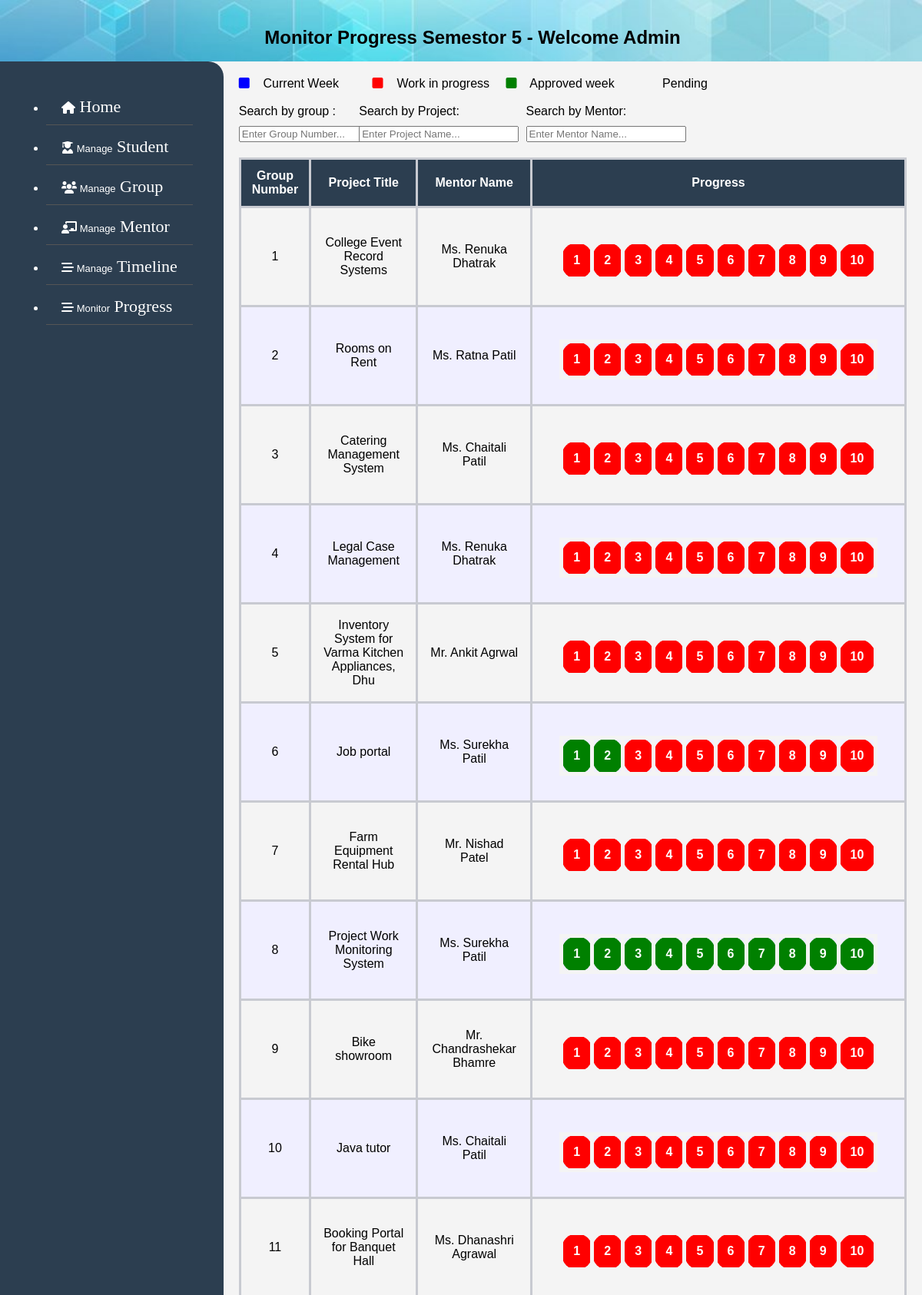
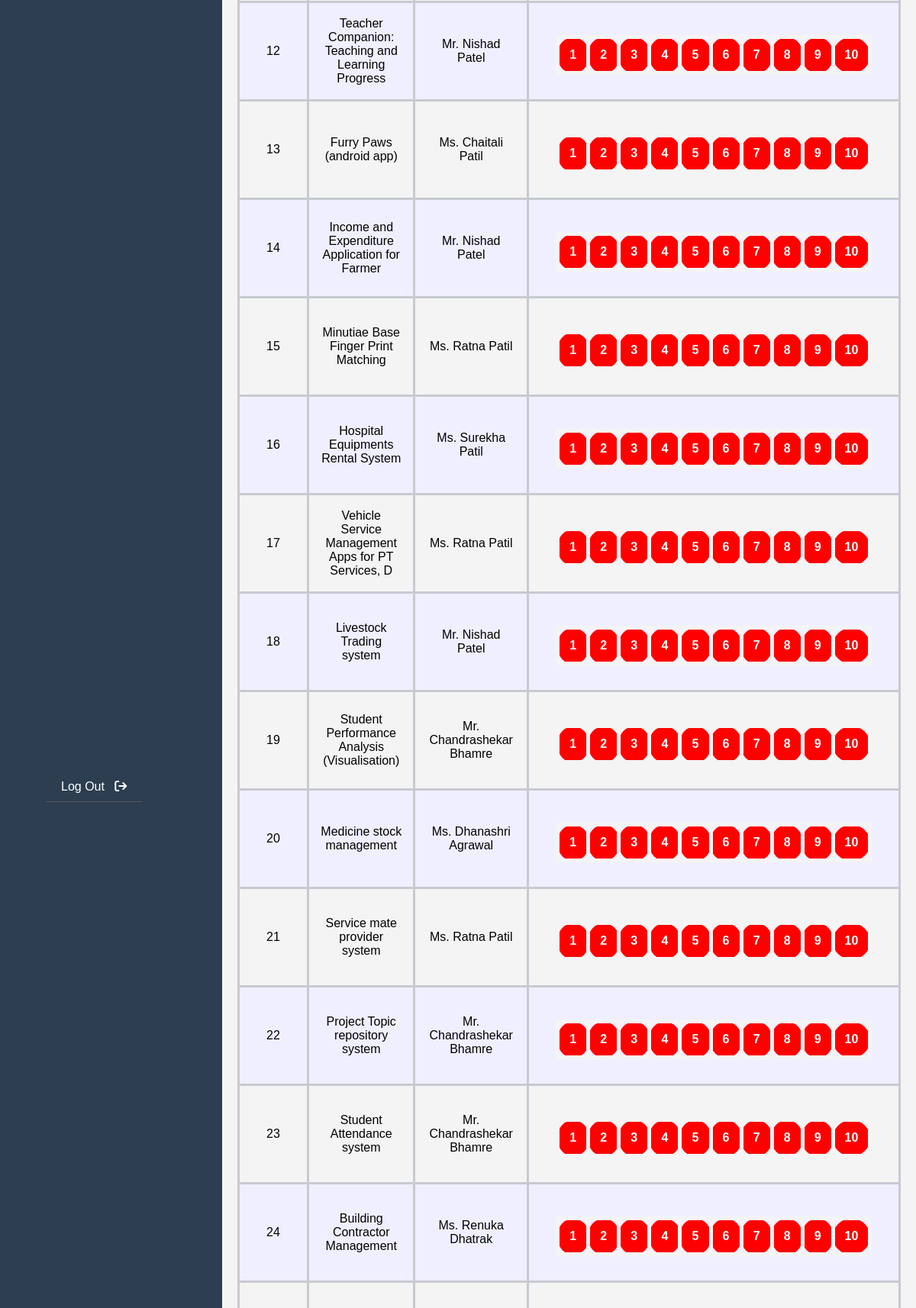
Screenshot of /Admin/monitorprogress5.php?year=2023 (upper part) with the database file from the repository (2 pictures, top to bottom).
### tables this page shows
CREATE TABLE `grouptable` (
  `id` int(11) NOT NULL,
  `groupno` int(4) NOT NULL,
  `mentorid` int(4) NOT NULL,
  `projecttitle` varchar(50) NOT NULL,
  `projectdetail` varchar(255) NOT NULL,
  `sponsershipname` varchar(50) NOT NULL,
  `sponsershipdetail` varchar(255) NOT NULL,
  `year` varchar(4) NOT NULL
);

CREATE TABLE `mentor` (
  `id` int(4) NOT NULL,
  `firstname` varchar(25) NOT NULL,
  `lastname` varchar(25) NOT NULL,
  `mobileno` varchar(10) NOT NULL,
  `email` varchar(50) NOT NULL,
  `gender` varchar(6) NOT NULL,
  `password` varchar(12) NOT NULL,
  `status` varchar(6) NOT NULL
);

CREATE TABLE `timeline` (
  `id` int(11) NOT NULL,
  `weeknumber` int(4) NOT NULL,
  `startdate` date NOT NULL,
  `enddate` date NOT NULL,
  `activityplan` varchar(255) NOT NULL,
  `semester` varchar(1) NOT NULL,
  `year` varchar(4) NOT NULL
);

### Admin/monitorprogress5.php (the view, shortened to what this page needs)
<!DOCTYPE html>
<html lang="en">
<head>
    <link rel="stylesheet" href="https://cdnjs.cloudflare.com/ajax/libs/font-awesome/6.0.0-beta3/css/all.min.css" />
</head>
<?php
include "config.php";
$year = $_GET['year'];
$selectGroupQuery = "SELECT * FROM `grouptable` where year=$year ORDER BY groupno ASC";
$groupsResult = mysqli_query($con, $selectGroupQuery);
$year = $_GET['year'];
?>
<body>
    <header>
         <h2>Monitor Progress Semestor 5 - Welcome Admin</h2>
    </header>
    <div id="container">
        <div id="sidebar">
        <div id="menu">
                <ul>
                <li><a href="newhome.php?year=<?php echo $year; ?>"><i class="fas fa-home"></i><span style="font-size:22px;font-family: 'cursive';">&nbsp;Home</span></a></li>
                        <li><a><i class="fas fa-user-graduate"></i><span style="font-size:13px;"> Manage</span><span
                                style="font-size:22px;font-family: 'cursive';">&nbsp;Student</span></a>
                    </li>
                    <li><a href="groupmanagement.php?year=<?php echo $year; ?>"><i class="fas fa-users"></i><span
                                style="font-size:13px;"> Manage</span><span
                                style="font-size:22px;font-family: 'cursive';">&nbsp;Group</span></a></li>
                    <li><a href="menmanagement.php?year=<?php echo $year; ?>"><i
                                class="fas fa-chalkboard-teacher"></i><span style="font-size:13px;"> Manage</span><span
                                style="font-size:22px;font-family: 'cursive';">&nbsp;Mentor</a></li>
                    <li><a><i class="fas fa-stream"></i><span style="font-size:13px;"> Manage</span><span
                                style="font-size:22px;font-family: 'cursive';">&nbsp;Timeline</span></a>
                    </li>
                    <li><a><i class="fas fa-stream"></i><span style="font-size:13px;"> Monitor</span><span
                                style="font-size:22px;font-family: 'cursive';">&nbsp;Progress</span></a>
                    </li>
                </ul>
            </div>
            <br><br><br><br><br><br>
            <div id="menu">
                <ul style="  list-style-type: none;">
                    <li><a href="../index.php?year=<?php echo $year; ?>">Log Out&nbsp;&nbsp;&nbsp;<i
                                class="fas fa-sign-out"></i></a></li>
                </ul>
            </div>
      </div>
        <div id="content">
        <div style="display:flex;width:100%">
                <div style="width:20%">
                    <span><i class="fa-solid fa-square" style="color:blue"></i>&nbsp;&nbsp;&nbsp; Current
                        Week</span>
                </div>
                <div style="width:20%">
                    <span><i class="fa-solid fa-square" style="color:red"></i>&nbsp;&nbsp;&nbsp; Work in
                        progress</span>
                </div>
                <div style="width:20%">
                    <span><i class="fa-solid fa-square" style="color:green"></i>&nbsp;&nbsp;&nbsp; Approved
                        week</span>
                </div>
                <div style="width:20%">
                    <span><i class="fa-square" style="color:black"></i>&nbsp;&nbsp;&nbsp; Pending</span>
                </div>
            </div>
            <br>
            <div style="display:flex;width:100%">
                <div style="width:18%">
                    <label>Search by group : </label>
                    <input type="text" id="nametosearchgr" name="nametosearchgr" placeholder="Enter Group Number..."
                        style="width:150px;margin-top:10px">
                </div>
                <div style="width:25%">
                    <label>Search by Project: </label>
                    <input type="text" id="nametosearch" name="nametosearch" placeholder="Enter Project Name..."
                        style="width:200px;margin-top:10px">
                </div>
                <div style="width:25%">
                    <label>Search by Mentor: </label>
                    <input type="text" id="nametosearchstud" name="nametosearchstud" placeholder="Enter Mentor Name..."
                        style="width:200px;margin-top:10px">
                </div>
            </div>
                <table id="groupTable">
                    <thead>
                        <tr>
                            <th style="width:0" id="th">Group Number</th>
                            <th style="width:0" id="th">Project Title</th>
                            <th style="width:0" id="th">Mentor Name</th>
                            <th id="th">Progress</th>
                        </tr>
                    </thead>
                    <tbody>
                        <?php while ($group = mysqli_fetch_assoc($groupsResult)) {
                              ?>
                            <tr>
                                <td><?php echo $group['groupno']; ?></td>
                                <td><?php
                                                if($group['projecttitle']){
                                                echo $group['projecttitle'];
                                                }
                                                else{
                                                    ?>
                                                    <a href="addproject.php?year=<?php echo $year ?>&g_id=<?php echo $group['id']; ?>">Add Project Details</a>
                                                    <?php
                                                }?> </td>
                                <td class="mentor-name"><?php
                                            $groupNo=$group['groupno'];
                                            if($group['mentorid'] == 0)
                                            {  ?>
                                                <a href="assignmentor.php?g_id=<?php echo $group['groupno']; ?>&year=<?php echo $year; ?>">assign mentor</a>
                                            <?php
                                            }
                                            else{
                                                $gmen=$group['mentorid'];
                                                $selectMentorQuery = "SELECT * FROM mentor where id =  $gmen ";
                                                $mentorsResult = mysqli_query($con, $selectMentorQuery);
                                                while ($menn = mysqli_fetch_assoc($mentorsResult))
                                                 {
                                                    $mgen=$menn['gender'];
                                                    if($mgen=='male')
                                                    {
                                                        echo 'Mr.';echo ' ';
                                                    }else{
                                                        echo 'Ms.';echo ' ';
                                                    }
                                                        echo $menn['firstname']; echo ' '; echo $menn['lastname'] ;
                                                  }
                                               } ?>
                                               </td>
                                               <td>
            <div style="padding:20px;">
                <div>
                    <div>
                        <table>
                            <tr>
                                <?php
                                $selectWeekQuery = "SELECT * FROM `timeline` where year=$year AND semester=5 ORDER BY weeknumber ASC";
                                $weeksResult = mysqli_query($con, $selectWeekQuery);
                                while ($week = mysqli_fetch_assoc($weeksResult)) {
                                    $currentDate = date('Y-m-d');
                                    $startDate = $week['startdate'];
                                    $endDate = $week['enddate'];
                                    $wNumber = $week['weeknumber'];
                                    $id = $week['id'];
                                    $selectddateQuery = "SELECT
            DATE_FORMAT(startdate, '%d/%m/%Y') AS formatted_startdate,
            DATE_FORMAT(enddate, '%d/%m/%Y') AS formatted_enddate
            FROM timeline where id=$id";
                                    $date = mysqli_query($con, $selectddateQuery);
                                    $row1 = mysqli_fetch_assoc($date);
                                    $sDate = $row1['formatted_startdate'];
                                    $eDate = $row1['formatted_enddate'];
                                    if ($currentDate >= $startDate && $currentDate <= $endDate) {
                                        $selectCoQuery = "SELECT * FROM `groupwork` where year=$year AND semester=5 AND groupno=$groupNo AND weeknumber=$wNumber ORDER BY weeknumber ASC";
                                        $CoResult = mysqli_query($con, $selectCoQuery);
                                        if (mysqli_num_rows($CoResult) > 0) {
                                            ?>
                                            <th style="background-color:green;" class="week-th" data-week="<?php echo $wNumber; ?>"
                                                data-details="Week <?php echo $wNumber; ?> Details"
                                                data-startdate="<?php echo $sDate; ?>" data-enddate="<?php echo $eDate; ?>"
                                                data-activityplan="<?php echo $week['activityplan']; ?>""><?php echo $wNumber; ?></th><?php
                                        } else {
                                            ?><th style=" background-color:blue;border-right:1px solid black;" class="week-th" data-week="<?php echo $wNumber; ?>"
                                                data-details="Week <?php echo $wNumber; ?> Details"
                                                data-startdate="<?php echo $sDate; ?>" data-enddate="<?php echo $eDate; ?>"
                                                data-activityplan="<?php echo $week['activityplan']; ?>">
                                                <?php echo $wNumber; ?>
                                            </th>
                                            <?php
                                        }
                                    } elseif ($currentDate > $endDate) {
                                        $selectCoQuery = "SELECT * FROM `groupwork` where year=$year AND semester=5 AND groupno=$groupNo AND weeknumber=$wNumber ORDER BY weeknumber ASC";
                                        $CoResult = mysqli_query($con, $selectCoQuery);
                                        if (mysqli_num_rows($CoResult) > 0) {
                                            ?>
                                            <th style="background-color:green;" class="week-th" data-week="<?php echo $wNumber; ?>"
                                                data-details="Week <?php echo $wNumber; ?> Details"
                                                data-startdate="<?php echo $sDate; ?>" data-enddate="<?php echo $eDate; ?>"
                                                data-activityplan="<?php echo $week['activityplan']; ?>">
                                                <?php echo $wNumber; ?>
                                            </th>
                                            <?php
                                        } else {
                                            ?>
                                            <th style="background-color:red;" class="week-th" data-week="<?php echo $wNumber; ?>"
                                                data-details="Week <?php echo $wNumber; ?> Details"
                                                data-startdate="<?php echo $sDate; ?>" data-enddate="<?php echo $eDate; ?>"
                                                data-activityplan="<?php echo $week['activityplan']; ?>">
                                                <?php echo $wNumber; ?>
                                            </th>
                                            <?php
                                        }
                                    }
                                } ?>
                            </tr>
                        </table>
                    </div>
                     </td>
                            </tr>
                        <?php } ?>
                    </tbody>
                                            </table>
        </div>
    </div>
</body>
</html>

### Admin/monitorprogress5.php (style rules this page uses)
body { font-family: 'Arial', sans-serif; margin: 0; padding: 0; background-color: #f4f4f4; overflow: hidden; }
header { background-color: #dbdbdb; color: #000000; padding: 15px; text-align: center; width:100%; height:50px; background-image: url('../images/header.jpg'); background-size:cover; background-repeat: no-repeat; }
#container { display: flex; height: 100vh; }
#content { background-repeat: no-repeat; background-size: 200px; background-position: center; flex-grow: 1; padding: 20px; height: 100%; overflow-x: auto; }
#groupTable { width:100%; border-collapse: collapse; margin-top: 20px; margin-bottom: 150px; }
#groupTable tr:nth-child(even) { background-color: #f0efff; }
td { padding-top:12px; padding-left: 15px; padding-right: 15px; padding-bottom:12px; border: 3px solid #c8cad1; text-align: center; }
table { height:auto; width: auto; max-width: 100%; border-collapse: collapse; margin-top: 10px; }
#th { border: 3px solid #c8cad1; text-align: center; border-radius: 0px; background-color: #2c3e50; color: #fff; }
th { width: 30px; padding: 12px; border: 5px solid #f4f4f4; text-align: center; background-color: #ffffff; color: #fff; border-radius: 30px; }
#sidebar { width: max-content; background-color: #2c3e50; color: #fff; padding: 20px; box-sizing: border-box; display: flex; flex-direction: column; border-top-right-radius:20px; }
#menu { flex-grow: 1; width: max-content; margin-left: 40px; margin-right: 20px; }
#menu ul { padding-left: 0; }
#menu li { position: relative; }
#menu a { display: block; color: #fff; text-decoration: none; padding: 10px 20px; margin-bottom: 5px; border-bottom: 1px solid #555; text-align: left; }

### rows the page displays
grouptable: groupno "1", projecttitle "College Event Record Systems"
mentor: gender "Ms.", firstname "Renuka", lastname "Dhatrak"
timeline: weeknumber "1"
timeline: weeknumber "2"
timeline: weeknumber "3"
timeline: weeknumber "4"
timeline: weeknumber "5"
timeline: weeknumber "6"
timeline: weeknumber "7"
timeline: weeknumber "8"
timeline: weeknumber "9"
timeline: weeknumber "10"
grouptable: groupno "2", projecttitle "Rooms on Rent"
mentor: gender "Ms.", firstname "Ratna", lastname "Patil"
grouptable: groupno "3", projecttitle "Catering Management System"
mentor: gender "Ms.", firstname "Chaitali", lastname "Patil"
grouptable: groupno "4", projecttitle "Legal Case Management"
grouptable: groupno "5", projecttitle "Inventory System for Varma Kitchen Appliances, Dhu"
mentor: gender "Mr.", firstname "Ankit", lastname "Agrwal"
grouptable: groupno "6", projecttitle "Job portal"
mentor: gender "Ms.", firstname "Surekha", lastname "Patil"
grouptable: groupno "7", projecttitle "Farm Equipment Rental Hub"
mentor: gender "Mr.", firstname "Nishad", lastname "Patel"
grouptable: groupno "8", projecttitle "Project Work Monitoring System"
grouptable: groupno "9", projecttitle "Bike showroom"
mentor: gender "Mr.", firstname "Chandrashekar", lastname "Bhamre"
grouptable: groupno "10", projecttitle "Java tutor"
grouptable: groupno "11", projecttitle "Booking Portal for Banquet Hall"
mentor: gender "Ms.", firstname "Dhanashri", lastname "Agrawal"
grouptable: groupno "12", projecttitle "Teacher Companion: Teaching and Learning Progress"
grouptable: groupno "13", projecttitle "Furry Paws (android app)"
grouptable: groupno "14", projecttitle "Income and Expenditure Application for Farmer"
grouptable: groupno "15", projecttitle "Minutiae Base Finger Print Matching"
grouptable: groupno "16", projecttitle "Hospital Equipments Rental System"
grouptable: groupno "17", projecttitle "Vehicle Service Management Apps for PT Services, D"
grouptable: groupno "18", projecttitle "Livestock Trading system"
grouptable: groupno "19", projecttitle "Student Performance Analysis (Visualisation)"
grouptable: groupno "20", projecttitle "Medicine stock management"
grouptable: groupno "21", projecttitle "Service mate provider system"
grouptable: groupno "22", projecttitle "Project Topic repository system"
grouptable: groupno "23", projecttitle "Student Attendance system"
grouptable: groupno "24", projecttitle "Building Contractor Management"
